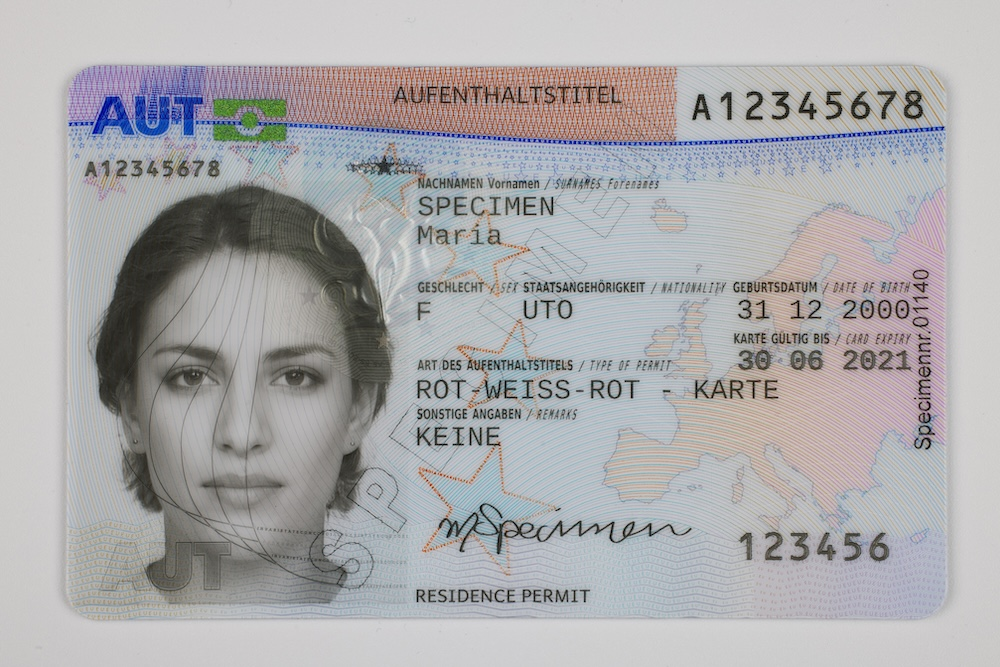
#> input picture train_data/Aufenthaltstitel-Rot-Weiss-Rot-Karte_VS_20241029.jpg, 1000 x 667 px
$ python -i preprocessing.py   (imports and definitions only)
#> lines starting #> are read from the running program, lines starting #| are printed output that depends on the picture; after the words box and inside, x2 and y2 are one past the last pixel; in counts of white or black regions, pixels touching at a corner belong together
#> further down, picture is the input picture: shape (667, 1000, 3); mean B, G, R 171.9, 170.1, 171
import cv2
import numpy as np


PREPROCESS_METHODS = ("preprocess", "adaptive", "otsu", "clahe", "none")


def _to_gray(bgr: np.ndarray) -> np.ndarray:
    if bgr is None:
        raise ValueError("Input image is None")
    if len(bgr.shape) == 2:
        return bgr.copy()
    return cv2.cvtColor(bgr, cv2.COLOR_BGR2GRAY)
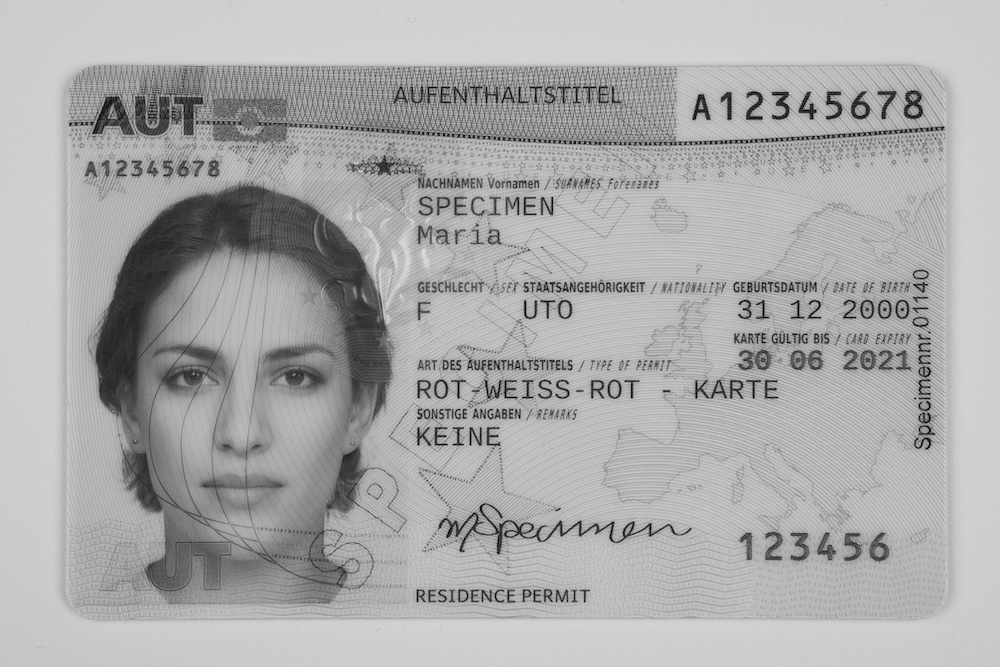
#> returned value: shape (667, 1000); min 0, max 223, mean 170.6


def _deskew_gray(gray: np.ndarray) -> np.ndarray:
    """
    Estimate skew angle from foreground pixels and rotate the grayscale image.
    Returns the rotated grayscale image (same size as input)."""

    if gray is None or gray.size == 0:
        return gray

    # Find foreground for angle estimation.
    _, bw = cv2.threshold(gray, 0, 255, cv2.THRESH_BINARY_INV + cv2.THRESH_OTSU)
    coords = np.column_stack(np.where(bw > 0))
    if coords.shape[0] < 50:
        return gray

    angle = cv2.minAreaRect(coords.astype(np.float32))[2]
    if angle < -45:
        angle = 90 + angle
    angle = -angle

    h, w = gray.shape[:2]
    center = (w / 2.0, h / 2.0)
    mat = cv2.getRotationMatrix2D(center, angle, 1.0)
    return cv2.warpAffine(
        gray,
        mat,
        (w, h),
        flags=cv2.INTER_CUBIC,
        borderMode=cv2.BORDER_REPLICATE,
    )


def _adaptive_preprocess(gray: np.ndarray, h: int, block_size: int, c_value: int) -> np.ndarray:
#> called with h = 4, block_size = 15, c_value = 4
    h = int(max(1, min(50, h)))
    block_size = int(max(3, min(101, block_size)))
    if block_size % 2 == 0:
        block_size += 1
    c_value = int(max(-100, min(100, c_value)))

    den = cv2.fastNlMeansDenoising(gray, h=h)
    return cv2.adaptiveThreshold(
        den,
        255,
        cv2.ADAPTIVE_THRESH_GAUSSIAN_C,
        cv2.THRESH_BINARY,
        block_size,
        c_value,
    )
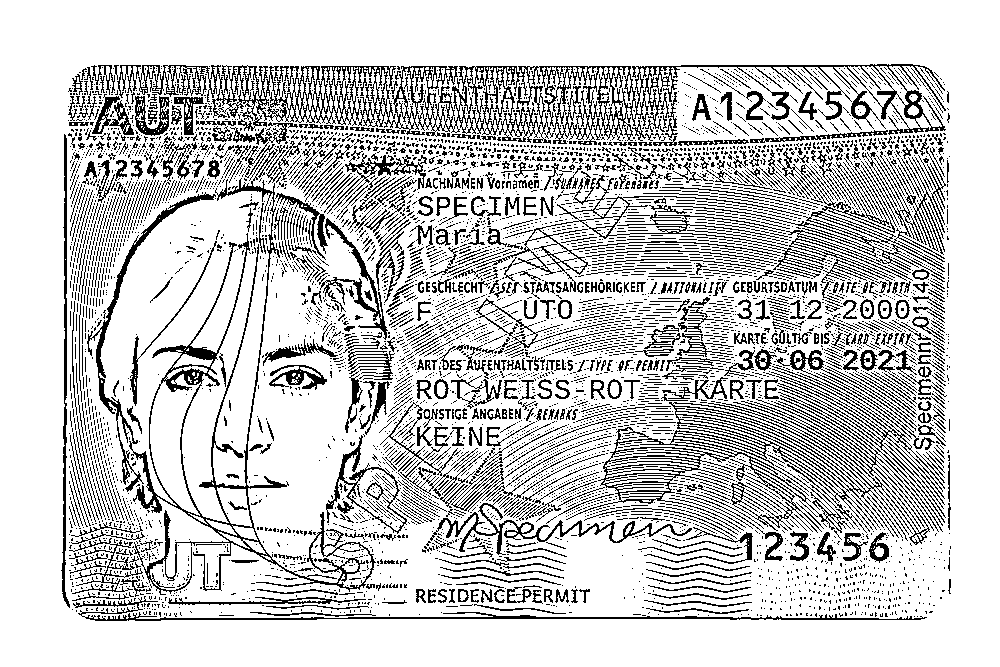
#> returned value: shape (667, 1000); 79.8% white; black in thin lines or dots, all inside (x1, y1, x2, y2) = (61, 64, 951, 621)


def preprocess_for_ocr(
    bgr: np.ndarray,
    method: str = "adaptive",
    adaptive_params: tuple[int, int, int] | None = None,
) -> np.ndarray:
    """
    Multiple preprocessing strategies for OCR.
    Returns a single-channel uint8 image.
    """
    method = (method or "adaptive").strip().lower()
    gray = _to_gray(bgr)

    if method == "none":
        return gray

    if method == "preprocess":
        gray = cv2.cvtColor(bgr, cv2.COLOR_BGR2GRAY)

        # leichter denoise
        den = cv2.fastNlMeansDenoising(gray, h=3)

        # Kontrast leicht verbessern
        clahe = cv2.createCLAHE(clipLimit=1.5, tileGridSize=(8,8))
        thr = clahe.apply(den)

        return thr

    if method == "adaptive":
        if adaptive_params is None:
            return _adaptive_preprocess(gray, h=4, block_size=15, c_value=4)
        h, block_size, c_value = adaptive_params
        return _adaptive_preprocess(gray, h=h, block_size=block_size, c_value=c_value)

    if method == "otsu":
        blur = cv2.GaussianBlur(gray, (5, 5), 0)
        _, thr = cv2.threshold(blur, 0, 255, cv2.THRESH_BINARY + cv2.THRESH_OTSU)
        return thr

    if method == "clahe":
        clahe = cv2.createCLAHE(clipLimit=2.0, tileGridSize=(8, 8))
        cl = clahe.apply(gray)
        _, thr = cv2.threshold(cl, 0, 255, cv2.THRESH_BINARY + cv2.THRESH_OTSU)
        return thr

    raise ValueError(f"Unbekannte Preprocessing-Methode: {method}. Verfuegbar: {PREPROCESS_METHODS}")

>>> import cv2
>>> picture = cv2.imread('train_data/Aufenthaltstitel-Rot-Weiss-Rot-Karte_VS_20241029.jpg')
>>> result = preprocess_for_ocr(picture)

$ run again, on train_data/Aufenthaltstitel_Vertriebene_V.jpg
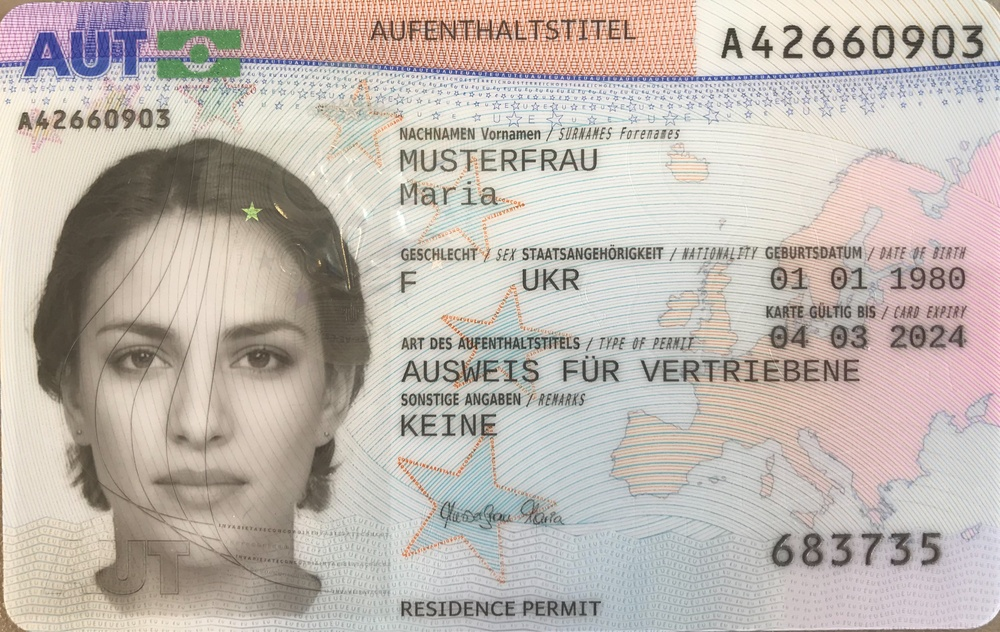
#> input picture train_data/Aufenthaltstitel_Vertriebene_V.jpg, 1000 x 632 px, shrunk from 3458 x 2187 before the run
#> picture is the input picture: shape (632, 1000, 3); mean B, G, R 174.9, 182, 190.5
#> in _to_gray, `return cv2.cvtColor(bgr, cv2.COLOR_BGR2GRAY)`:
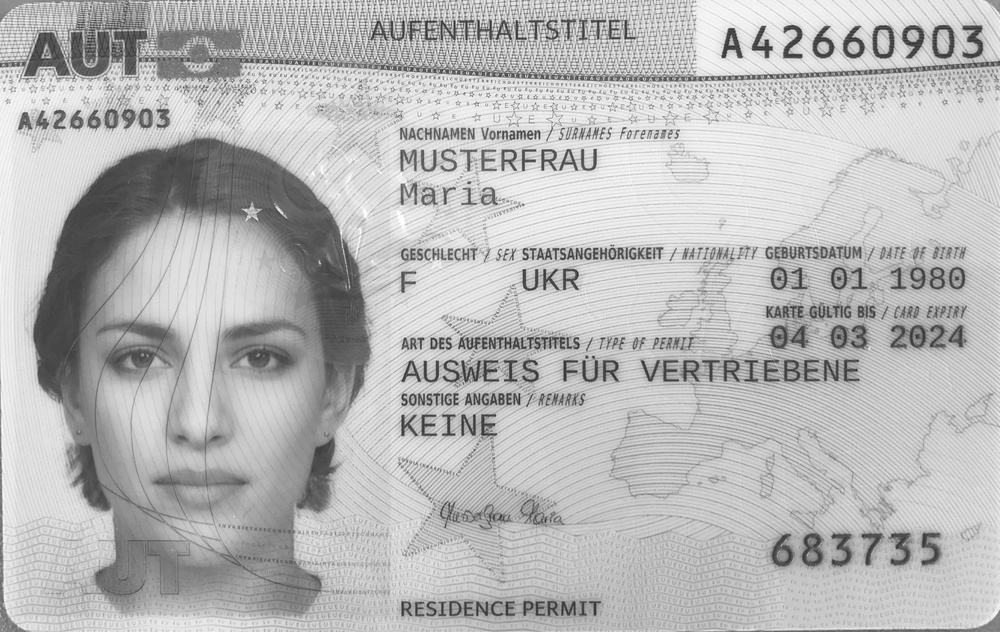
#> returned value: shape (632, 1000); min 40, max 255, mean 183.7
#> in _adaptive_preprocess, `return cv2.adaptiveThreshold( den, 255, cv2.ADAPTIVE_THRESH_GAUSSIAN_C..`:
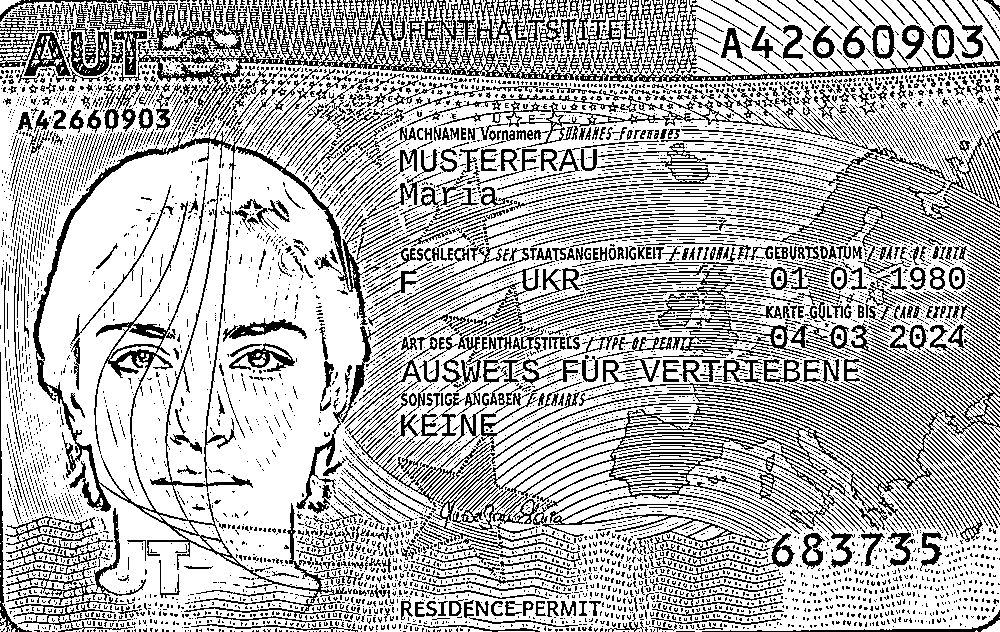
#> returned value: shape (632, 1000); 70.9% white; black in thin lines or dots

$ run again, on train_data/Identitaetskarte_fuer_Fremde_VS_2048_20240819.jpg
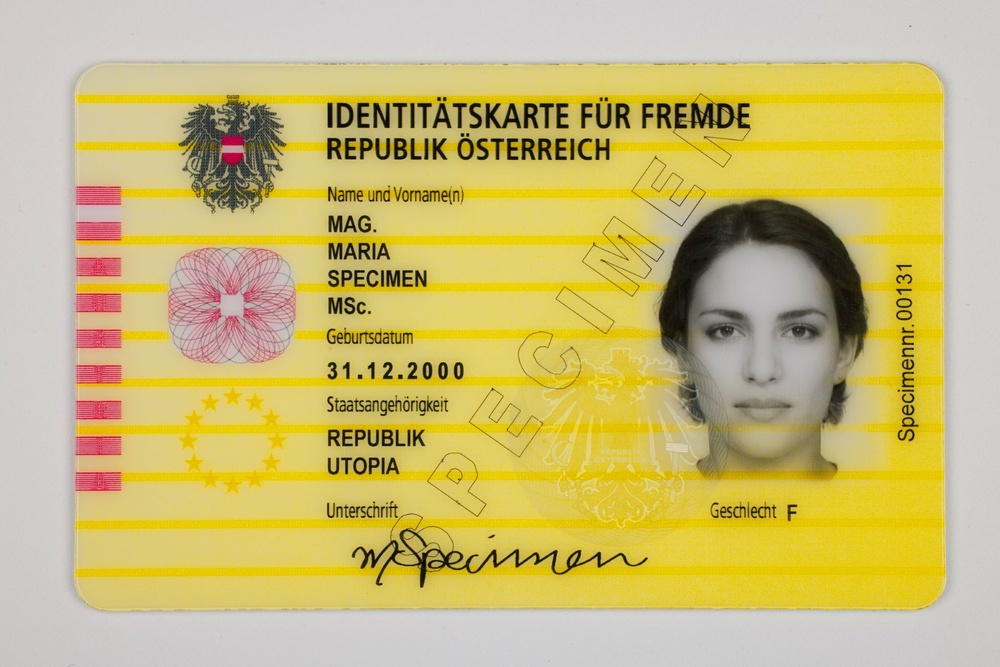
#> input picture train_data/Identitaetskarte_fuer_Fremde_VS_2048_20240819.jpg, 1000 x 667 px, shrunk from 2048 x 1366 before the run
#> picture is the input picture: shape (667, 1000, 3); mean B, G, R 117.3, 187.4, 203.1
#> in _to_gray, `return cv2.cvtColor(bgr, cv2.COLOR_BGR2GRAY)`:
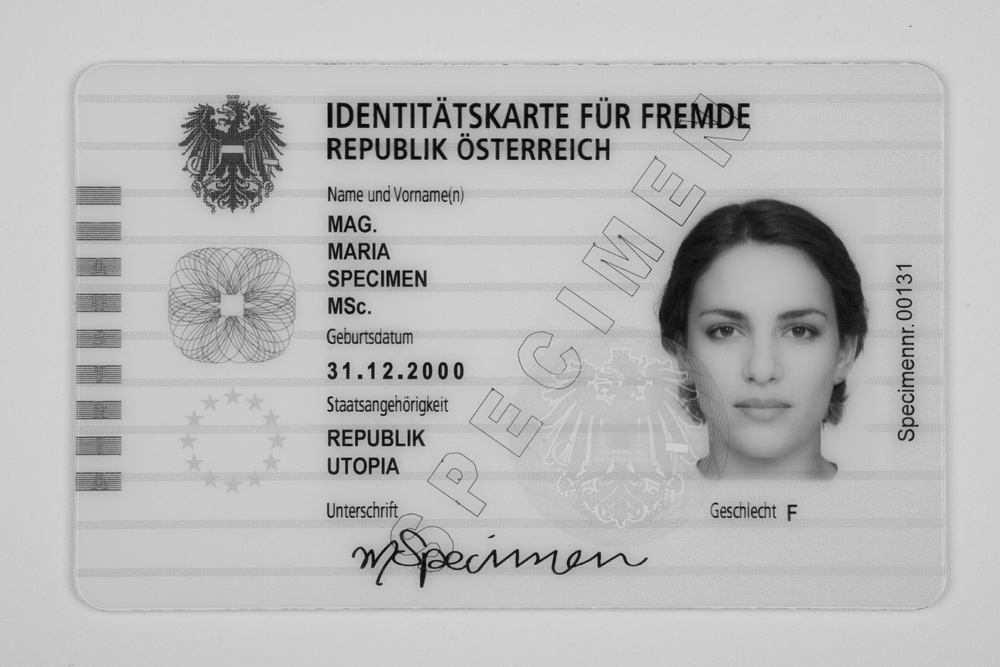
#> returned value: shape (667, 1000); min 3, max 217, mean 184.1
#> in _adaptive_preprocess, `return cv2.adaptiveThreshold( den, 255, cv2.ADAPTIVE_THRESH_GAUSSIAN_C..`:
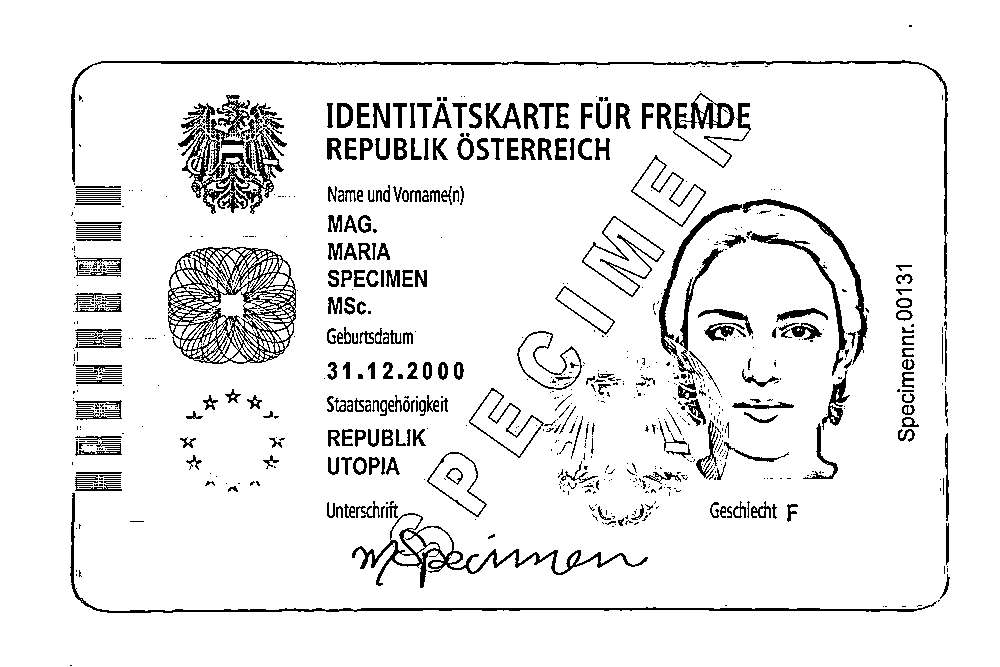
#> returned value: shape (667, 1000); 91.9% white; 830 black regions (563 under 20 px), largest, box (x1, y1, x2, y2) and area: (168, 247, 296, 364) 5432, (178, 95, 287, 214) 4920, (659, 199, 868, 379) 3206
